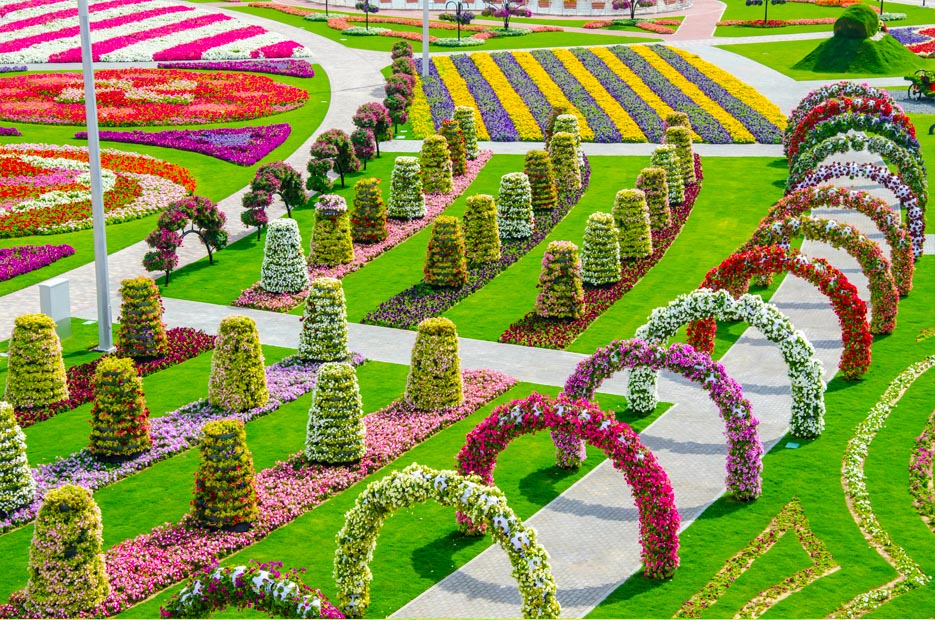
#> input picture etapa_01/Andreson_oficial_1/q6.jpg, 935 x 620 px, found by its file name
$ python q6.py
#> lines starting #> are read from the running program, lines starting #| are printed output that depends on the picture
"""q6_isaque_oficial_1.ipynb
Automatically generated by Colaboratory.
Original file is located at
    https://colab.research.google.com/drive/1a0NvUCKBWrGSJZQ9FiYJLwqBGr2f5rTS
"""

from PIL import Image
from colorsys import rgb_to_hsv, hsv_to_rgb

im_obj=Image.open('q6.jpg')
#> im_obj is the input picture: PIL image 935x620 RGB; mean R, G, B 139.9, 145.3, 76.3

print ("width = "+str(im_obj.width))
#| width = 935
print ("height = "+str(im_obj.height))
#| height = 620

shimg=im_obj.copy()
pix=shimg.load()

for shift in range(1,6):
    for i in range(im_obj.width):
        for j in range(im_obj.height):
            rgb=pix[i,j]
            hsv=rgb_to_hsv(*rgb)
            hsv=((hsv[0]+1.0/6)%1.0,hsv[1],hsv[2])
            r,g,b=hsv_to_rgb(*hsv)
            rgb=(int(r),int(g),int(b))
            pix[i,j]=rgb
    shimg.save("q6%02d.jpg"%shift)
#> this loop made 5 passes
#> pass 1, `shimg.save("q6%02d.jpg"%shift)`:
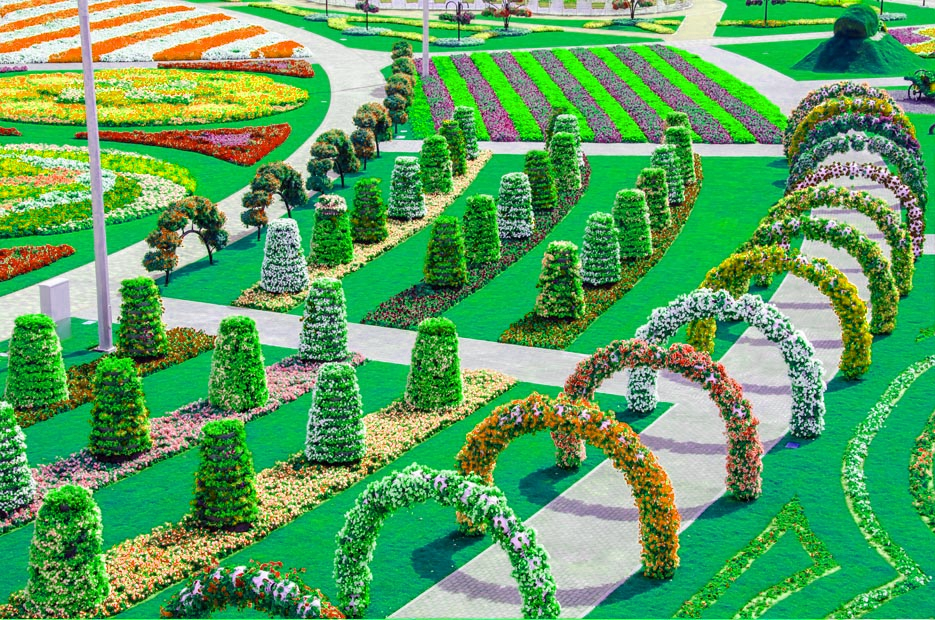
#> saved as q601.jpg: PIL image 935x620 RGB; mean R, G, B 90.9, 160.1, 96.2
#> pass 2, `shimg.save("q6%02d.jpg"%shift)`:
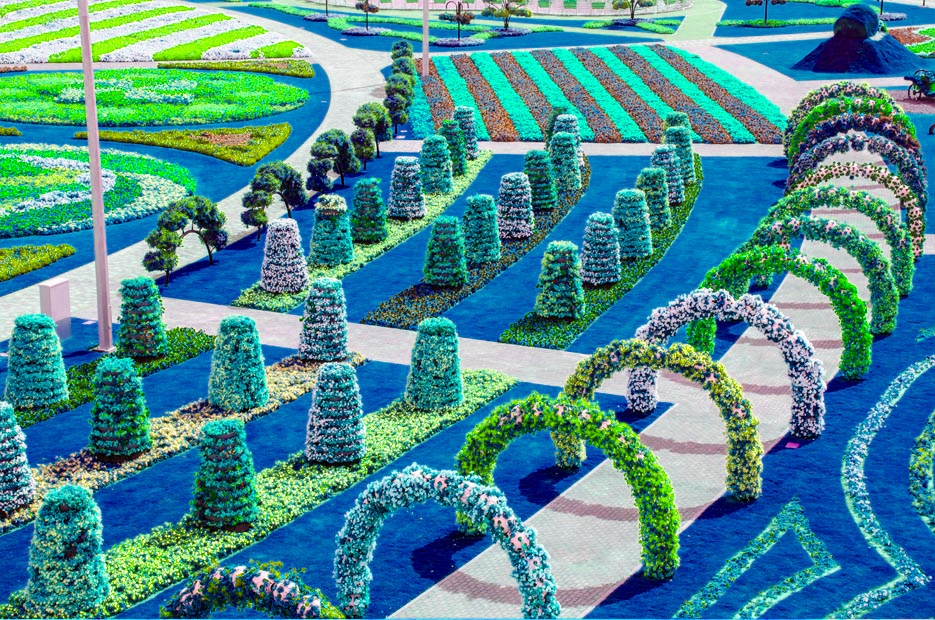
#> saved as q602.jpg: PIL image 935x620 RGB; mean R, G, B 76.1, 139.8, 145.2
#> after the loop:
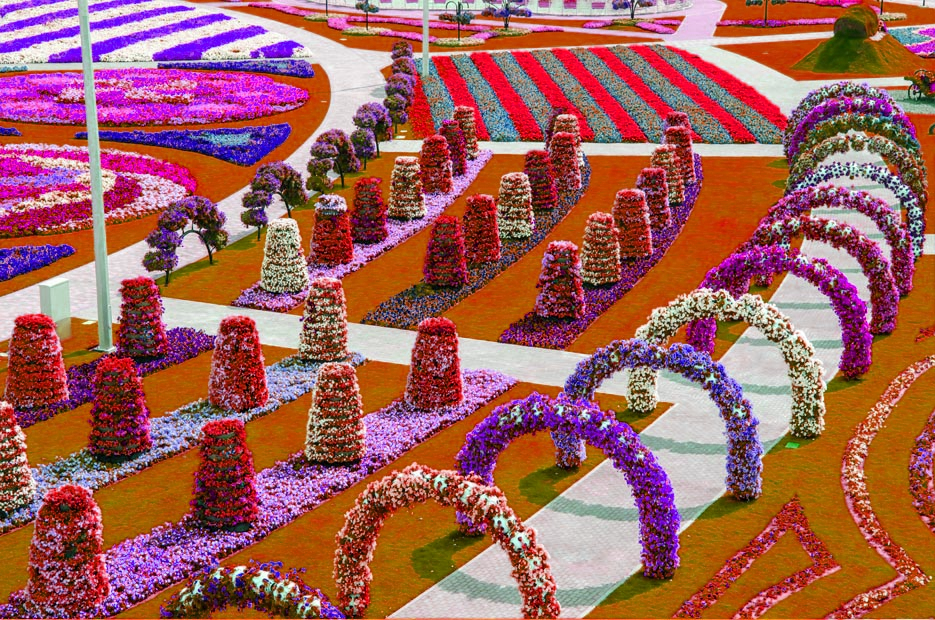
#> shimg: PIL image 935x620 RGB; mean R, G, B 160.1, 96.1, 90.9

shimg.close()
im_obj.close()
